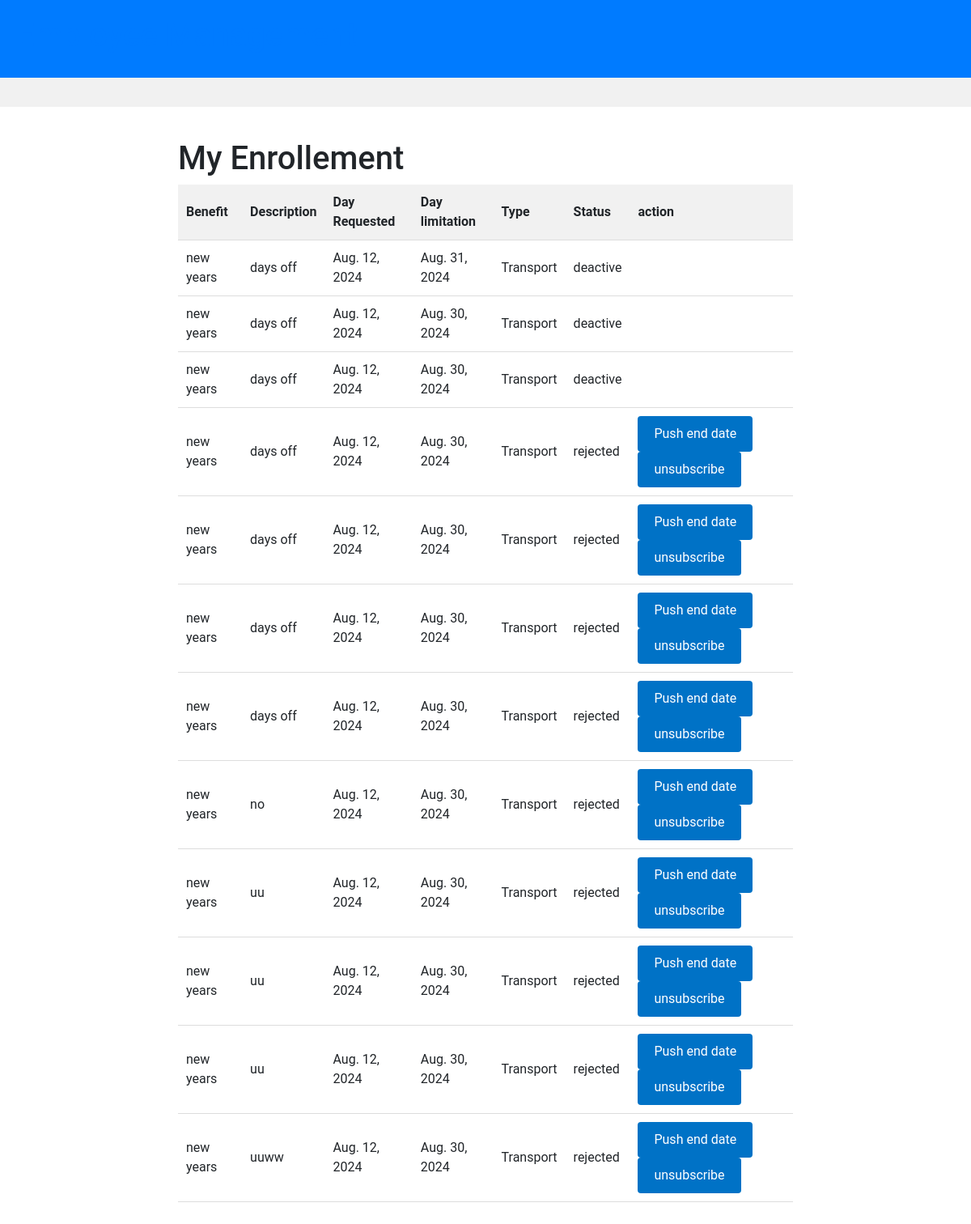
Page /benefit/myenrol/bsratmulugeta@gmail.com (signed in) on the earlier database version.
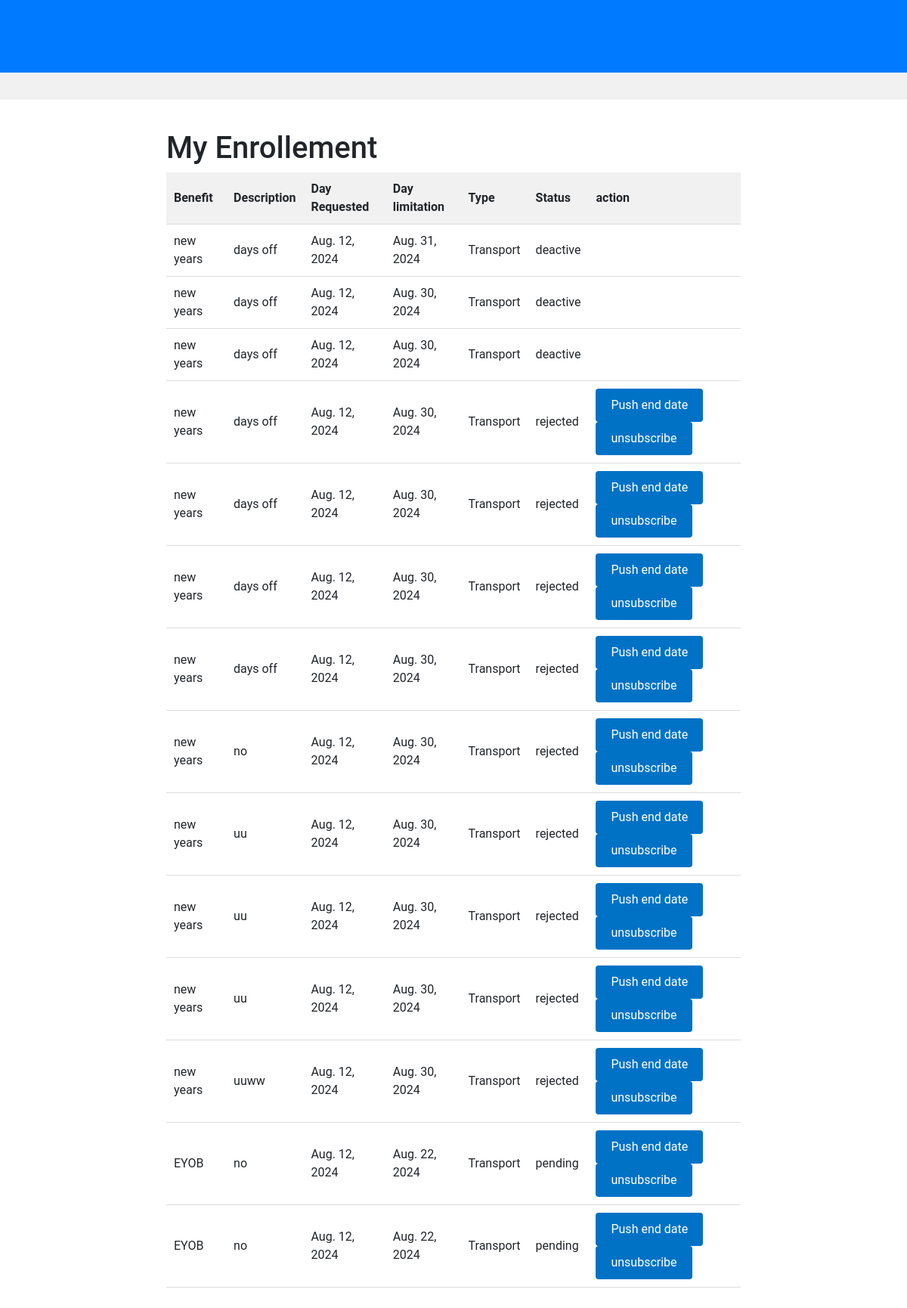
Same page on the later database version.
### benefits/models.py (models this page shows)
class Enrollement(models.Model):
    id = models.AutoField(primary_key=True)
    user = models.EmailField(default="123@gmail.com")
    ename = models.CharField(max_length=200,default="")
    cost = models.IntegerField(default=0)
    bid = models.IntegerField()
    name = models.CharField(max_length=200)
    Request = models.CharField(max_length=200,default="no request")
    expiration_date = models.DateField()
    Request_date = models.DateField(auto_now=True)
    enrollement_date = models.DateField(default="2000-11-11")
    state =  models.CharField(max_length=200,default='no request')
    type =  models.CharField(max_length=200,default="Other")
    detail = models.CharField(max_length=500)

### benefits/views.py (the view, shortened to what this page needs)
# urls.py: path("myenrol/<str:eid>", views.myenroll),
@login_required(login_url="emp_login")
def myenroll(request,eid):
    now = datetime.date.today()
    plan = Enrollement.objects.all()
    em = CustomUser.objects.filter(email=eid).first()
    return render (request , 'benefit/myenrol.html',{'plans':plan,'time':now , 'eid':em.email} )

### templates/benefit/myenrol.html (shortened to what this page needs)
{% extends 'base.html' %}
{% block content %}
{% load static %}
<link rel="stylesheet" href="{% static 'style.css' %}">
  <div class="container">
    <h1>My Enrollement </h1>
    <table>
      <thead>
        <tr>
          <th>Benefit</th>
          <th>Description</th>
          <th>Day Requested</th>
          <th>Day limitation</th>
          <th>Type</th>
          <th>Status</th>
          <th>action</th>
        </tr>
      </thead>
      <tbody>
        {% for p in plans %}
        {% if  p.user == eid  %}
        <tr>
          <td>{{p.name}}</td>
          <td>{{p.detail}}</td>
          <td>{{p.Request_date}}</td>
          <td>{{p.expiration_date}}</td>
          <td>Transport</td>
          {% if p.expiration_date > time%}
          <td>{{p.state}}</td>
          {% else %}
          <td>Benefit outdated</td>
          {% endif %}
          <td>
            {% if p.state != "deactive" %}
            <button class="show-popup-button-push" data-title="{{p.id}}" data-text=" {{p.detail}} ">Push end date</button>
            <button class="show-popup-button" data-title="{{p.id}}" data-text=" {{p.description}}">unsubscribe</button></td>
            {% endif %}
          {% endif %}
        </tr>
        {% endfor %}
      </tbody>
    </table>
  </div>
{% endblock %}

Differences in the rows shown:
added Enrollement: name "EYOB", detail "no", Request_date "Aug. 12, 2024", expiration_date "Aug. 22, 2024", state "pending"
added Enrollement: name "EYOB", detail "no", Request_date "Aug. 12, 2024", expiration_date "Aug. 22, 2024", state "pending"
